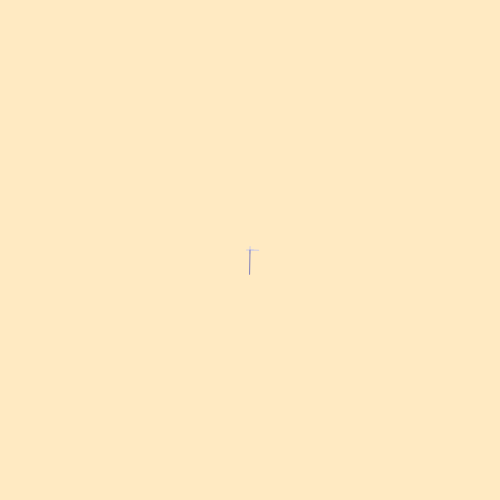
Frame 1 (no input)
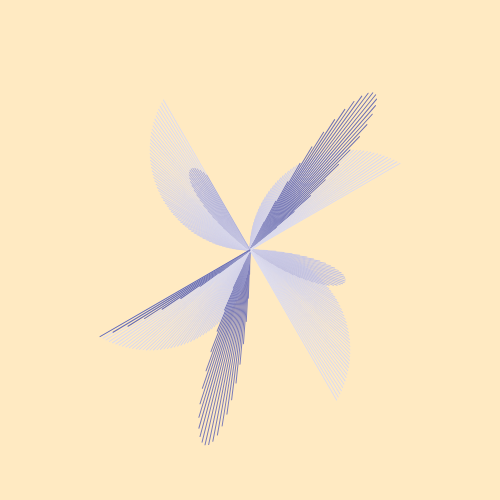
Frame 60 (no input)
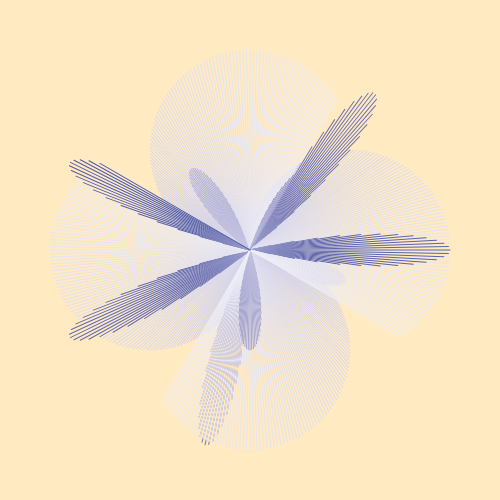
Frame 120 (the mouse pressed at the canvas centre since frame 60)

The p5.js sketch that drew these frames (run headless with seeded random() and noise() and a simulated clock; from frame 60 on, the mouse is pressed at the canvas centre):

// p5.js sketch
// ── sketch.js
function setup() {
  createCanvas(500, 500);
  angleMode(DEGREES);
  frameRate(180);
  background("#ffeac2");
 
}

function draw() {
 translate(width/2,height/2);
 rotate(frameCount*1);
 stroke(lerpColor(color('#cccbe5'), color('#ffffff'), frameCount/180));
  //petali tondi
line(0,200*sin(frameCount),0,0);
line(0,0,200*sin(frameCount),0);
line(0,-200*sin(frameCount),0,0);
line(0,0,-200*sin(frameCount),0);

 //petali piccoli
stroke(lerpColor(color('#cccbe5'), color('#7f7fba'), frameCount/180));
line(0,0,100*sin(frameCount*5),0);
 //petali grandi
stroke(lerpColor(color('#7f7fba'), color('#3c489a'), frameCount/180));
line(0,200*sin(frameCount*7),0,0);

if (frameCount==180){noLoop()};

  }
